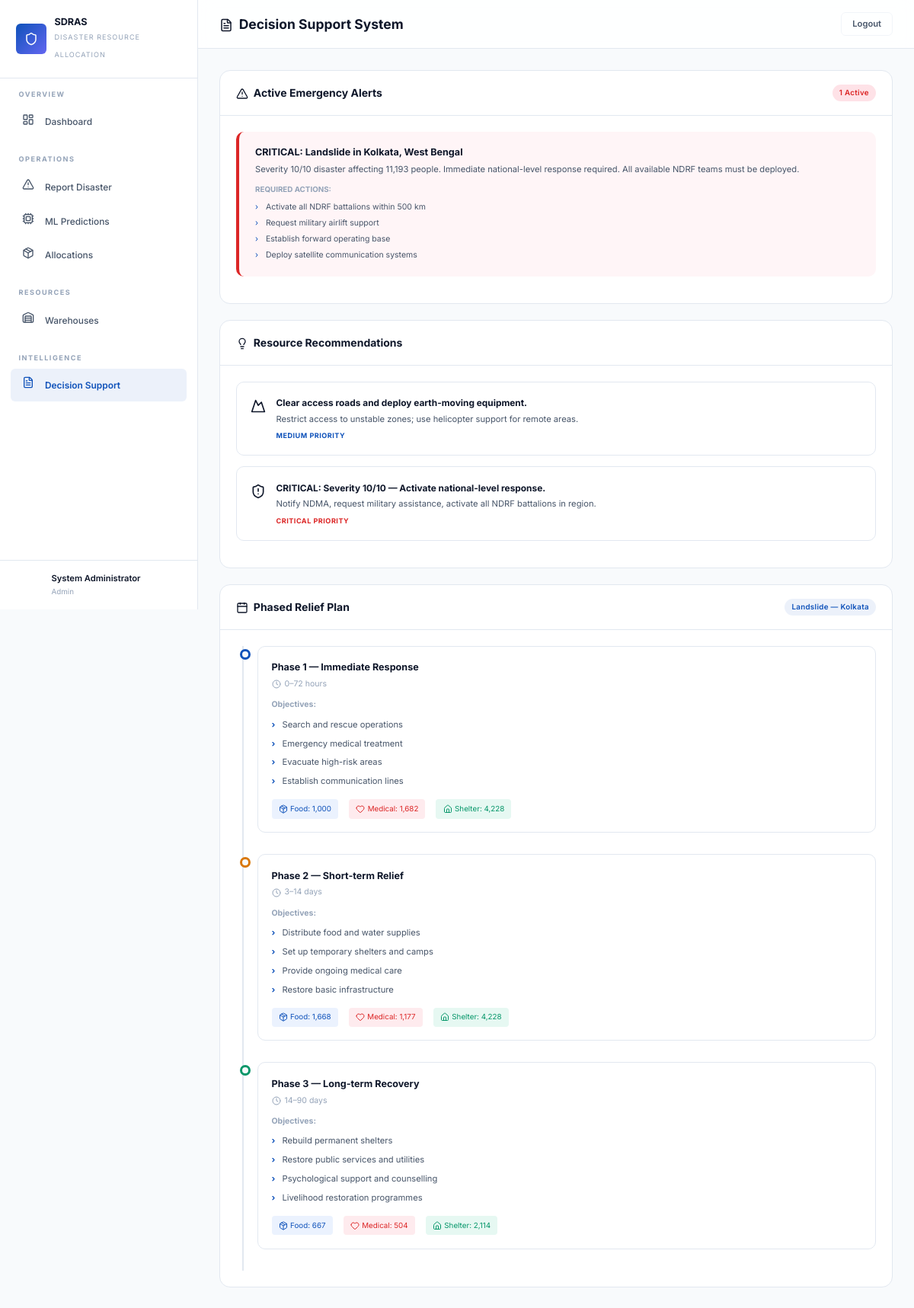
The app's page /reports (signed in) with its own data.
### models.py (models this page shows, shortened)
class User(UserMixin, db.Model):
    __tablename__ = "users"
    id = db.Column(db.Integer, primary_key=True)
    username = db.Column(db.String(80), unique=True, nullable=False, index=True)
    email = db.Column(db.String(120), unique=True, nullable=False)
    password_hash = db.Column(db.String(256), nullable=False)
    role = db.Column(db.String(30), nullable=False, default="officer")
    full_name = db.Column(db.String(150), nullable=False)
    created_at = db.Column(db.DateTime, default=lambda: datetime.now(timezone.utc))

class Disaster(db.Model):
    __tablename__ = "disasters"
    id = db.Column(db.Integer, primary_key=True)
    disaster_type = db.Column(db.String(30), nullable=False, index=True)
    severity = db.Column(db.Integer, nullable=False)
    population_affected = db.Column(db.Integer, nullable=False)
    rainfall_mm = db.Column(db.Float, nullable=False)
    temperature_c = db.Column(db.Float, nullable=False)
    disaster_duration_days = db.Column(db.Integer, nullable=False)
    district = db.Column(db.String(80), nullable=False, index=True)
    state = db.Column(db.String(80), nullable=False)
    latitude = db.Column(db.Float, nullable=False)
    longitude = db.Column(db.Float, nullable=False)
    food_required = db.Column(db.Integer, default=0)
    medical_required = db.Column(db.Integer, default=0)
    shelter_required = db.Column(db.Integer, default=0)
    status = db.Column(db.String(30), default="Active")
    created_at = db.Column(db.DateTime, default=lambda: datetime.now(timezone.utc))
    created_by = db.Column(db.Integer, db.ForeignKey("users.id"), nullable=True)
    allocations = db.relationship("Allocation", backref="disaster", lazy=True)

### app.py (the view)
@app.route("/reports")
@login_required
def reports_page():
    from decision_support import (
        generate_emergency_alerts,
        generate_recommendations,
        generate_relief_plan,
    )
    active_disaster = (
        Disaster.query.filter_by(status="Active")
        .order_by(Disaster.severity.desc())
        .first()
    )
    alerts = []
    recommendations = []
    relief_plan = []
    if active_disaster:
        alerts = generate_emergency_alerts(
            {
                "severity": active_disaster.severity,
                "disaster_type": active_disaster.disaster_type,
                "district": active_disaster.district,
                "state": active_disaster.state,
                "population_affected": active_disaster.population_affected,
            }
        )
        predicted_needs = {
            "food_required": active_disaster.food_required,
            "medical_required": active_disaster.medical_required,
            "shelter_required": active_disaster.shelter_required,
        }
        latest_alloc = Allocation.query.filter_by(disaster_id=active_disaster.id).first()
        alloc_result = {
            "summary": {
                "food_deficit": 0,
                "medical_deficit": 0,
                "shelter_deficit": 0,
            }
        }
        recommendations = generate_recommendations(
            {
                "severity": active_disaster.severity,
                "disaster_type": active_disaster.disaster_type,
                "district": active_disaster.district,
            },
            predicted_needs,
            alloc_result,
        )
        relief_plan = generate_relief_plan(
            {
                "severity": active_disaster.severity,
                "population_affected": active_disaster.population_affected,
                "disaster_duration_days": active_disaster.disaster_duration_days,
            },
            predicted_needs,
        )
    return render_template(
        "reports.html",
        active_page="reports",
        alerts=alerts,
        recommendations=recommendations,
        relief_plan=relief_plan,
        active_disaster=active_disaster,
    )

### app.py (called while the page is built)
@login_manager.user_loader
def load_user(user_id):
    return db.session.get(User, int(user_id))

### templates/reports.html (shortened to what this page needs)
{% extends "base.html" %}
{% block page_title %}<i data-lucide="file-text" style="width:18px;height:18px;vertical-align:middle;margin-right:0.25rem;display:inline-block"></i> Decision Support System{% endblock %}
{% block content %}
{% if alerts %}
<div class="card mb-3">
    <div class="card-header">
        <h3><i data-lucide="alert-triangle" style="width:16px;height:16px;vertical-align:middle;margin-right:0.25rem;display:inline-block"></i> Active Emergency Alerts</h3>
        <span class="badge badge-rose pulse">{{ alerts|length }} Active</span>
    </div>
    <div class="card-body">
        {% for alert in alerts %}
        <div class="alert-card {% if alert.level == 'CRITICAL' %}critical{% elif alert.level == 'WARNING' %}warning{% else %}info{% endif %}">
            <div class="alert-title">{{ alert.title }}</div>
            <div class="alert-message">{{ alert.message }}</div>
            {% if alert.actions %}
            <div style="margin-top:0.75rem">
                <div style="font-size:0.7rem;font-weight:700;color:var(--text-muted);text-transform:uppercase;margin-bottom:0.35rem">Required Actions:</div>
                {% for action in alert.actions %}
                <div style="font-size:0.75rem;color:var(--text-secondary);padding:0.15rem 0;padding-left:1rem;position:relative">
                    <span style="position:absolute;left:0;color:var(--accent-blue)">›</span> {{ action }}
                </div>
                {% endfor %}
            </div>
            {% endif %}
        </div>
        {% endfor %}
    </div>
</div>
{% endif %}
{% if recommendations %}
<div class="card mb-3">
    <div class="card-header">
        <h3><i data-lucide="lightbulb" style="width:16px;height:16px;vertical-align:middle;margin-right:0.25rem;display:inline-block"></i> Resource Recommendations</h3>
    </div>
    <div class="card-body">
        {% for rec in recommendations %}
        <div class="recommendation-card">
            <div class="rec-icon"><i data-lucide="{{ rec.icon }}" style="width:20px;height:20px"></i></div>
            <div class="rec-content">
                <h4>{{ rec.message }}</h4>
                <p>{{ rec.action }}</p>
                <div class="rec-priority {{ rec.priority }}">{{ rec.priority | upper }} PRIORITY</div>
            </div>
        </div>
        {% endfor %}
    </div>
</div>
{% endif %}
{% if relief_plan %}
<div class="card mb-3">
    <div class="card-header">
        <h3><i data-lucide="calendar" style="width:16px;height:16px;vertical-align:middle;margin-right:0.25rem;display:inline-block"></i> Phased Relief Plan</h3>
        {% if active_disaster %}
        <span class="badge badge-blue">{{ active_disaster.disaster_type }} — {{ active_disaster.district }}</span>
        {% endif %}
    </div>
    <div class="card-body">
        <div class="timeline">
            {% for phase in relief_plan %}
            <div class="timeline-item {% if loop.index == 2 %}phase-2{% elif loop.index == 3 %}phase-3{% endif %}">
                <div class="timeline-content">
                    <h4>{{ phase.phase }}</h4>
                    <div class="duration"><i data-lucide="clock" style="width:12px;height:12px;vertical-align:middle;margin-right:0.15rem;display:inline-block"></i> {{ phase.duration }}</div>
                    <div style="font-size:0.75rem;font-weight:700;color:var(--text-muted);margin-bottom:0.35rem">Objectives:</div>
                    <ul>
                        {% for obj in phase.objectives %}
                        <li>{{ obj }}</li>
                        {% endfor %}
                    </ul>
                    <div style="margin-top:0.75rem;display:flex;gap:1rem;flex-wrap:wrap">
                        <div style="font-size:0.7rem;padding:0.35rem 0.65rem;background:rgba(59,130,246,0.1);border-radius:4px;color:var(--accent-blue);display:flex;align-items:center;gap:0.25rem">
                            <i data-lucide="package" style="width:12px;height:12px"></i> Food: {{ "{:,}".format(phase.resources.food) }}
                        </div>
                        <div style="font-size:0.7rem;padding:0.35rem 0.65rem;background:rgba(244,63,94,0.1);border-radius:4px;color:var(--accent-rose);display:flex;align-items:center;gap:0.25rem">
                            <i data-lucide="heart" style="width:12px;height:12px"></i> Medical: {{ "{:,}".format(phase.resources.medical) }}
                        </div>
                        <div style="font-size:0.7rem;padding:0.35rem 0.65rem;background:rgba(16,185,129,0.1);border-radius:4px;color:var(--accent-emerald);display:flex;align-items:center;gap:0.25rem">
                            <i data-lucide="home" style="width:12px;height:12px"></i> Shelter: {{ "{:,}".format(phase.resources.shelter) }}
                        </div>
                    </div>
                </div>
            </div>
            {% endfor %}
        </div>
    </div>
</div>
{% endif %}
{% endblock %}

### templates/base.html (shortened to what this page needs)
<!DOCTYPE html>
<html lang="en">
<head>
    <link rel="stylesheet" href="{{ url_for('static', filename='css/style.css') }}">
</head>
<body>
    <div class="app-layout">
        <aside class="sidebar" id="sidebar">
            <div class="sidebar-brand">
                <div class="brand-icon"><i data-lucide="shield" style="color:white;width:18px;height:18px"></i></div>
                <div class="brand-text">
                    <h2>SDRAS</h2>
                    <span>Disaster Resource Allocation</span>
                </div>
            </div>
            <nav class="sidebar-nav">
                <div class="nav-section">
                    <div class="nav-section-title">Overview</div>
                    <a href="{{ url_for('dashboard') }}" class="nav-link {% if active_page == 'dashboard' %}active{% endif %}">
                        <span class="nav-icon"><i data-lucide="layout-dashboard" style="width:16px;height:16px"></i></span> Dashboard
                    </a>
                </div>
                <div class="nav-section">
                    <div class="nav-section-title">Operations</div>
                    {% if current_user.role in ['admin', 'officer'] %}
                    <a href="{{ url_for('disaster_form') }}" class="nav-link {% if active_page == 'disaster_form' %}active{% endif %}">
                        <span class="nav-icon"><i data-lucide="alert-triangle" style="width:16px;height:16px"></i></span> Report Disaster
                    </a>
                    {% endif %}
                    <a href="{{ url_for('predictions_page') }}" class="nav-link {% if active_page == 'predictions' %}active{% endif %}">
                        <span class="nav-icon"><i data-lucide="cpu" style="width:16px;height:16px"></i></span> ML Predictions
                    </a>
                    <a href="{{ url_for('allocations_page') }}" class="nav-link {% if active_page == 'allocations' %}active{% endif %}">
                        <span class="nav-icon"><i data-lucide="package" style="width:16px;height:16px"></i></span> Allocations
                    </a>
                </div>
                <div class="nav-section">
                    <div class="nav-section-title">Resources</div>
                    <a href="{{ url_for('warehouses_page') }}" class="nav-link {% if active_page == 'warehouses' %}active{% endif %}">
                        <span class="nav-icon"><i data-lucide="warehouse" style="width:16px;height:16px"></i></span> Warehouses
                    </a>
                </div>
                <div class="nav-section">
                    <div class="nav-section-title">Intelligence</div>
                    <a href="{{ url_for('reports_page') }}" class="nav-link {% if active_page == 'reports' %}active{% endif %}">
                        <span class="nav-icon"><i data-lucide="file-text" style="width:16px;height:16px"></i></span> Decision Support
                    </a>
                </div>
            </nav>
            <div class="sidebar-footer">
                <div class="user-info">
                    <div class="user-avatar">{{ current_user.full_name[0] if current_user.is_authenticated else '?' }}</div>
                    <div class="user-details">
                        <div class="user-name">{{ current_user.full_name if current_user.is_authenticated else 'Guest' }}</div>
                        <div class="user-role">{{ current_user.role if current_user.is_authenticated else '' }}</div>
                    </div>
                </div>
            </div>
        </aside>
        <main class="main-content">
            <header class="top-header">
                <div class="header-left">
                    <h1>{% block page_title %}Dashboard{% endblock %}</h1>
                </div>
                <div class="header-right">
                    {% if current_user.is_authenticated %}
                    <a href="{{ url_for('logout') }}" class="btn btn-outline btn-sm">Logout</a>
                    {% endif %}
                </div>
            </header>
            <div class="page-content">
                {% block content %}{% endblock %}
            </div>
        </main>
    </div>
</body>
</html>

### records on screen
User: full_name "System Administrator", role "Admin"
Disaster: disaster_type "Landslide", district "Kolkata"

### other values on screen
{{ alerts|length }} "1"
{{ alert.title }} "CRITICAL: Landslide in Kolkata, West Bengal"
{{ alert.message }} "Severity 10/10 disaster affecting 11,193 people. Immediate national-level response required. All available NDRF teams must be deployed."
{{ action }} "Activate all NDRF battalions within 500 km" "Request military airlift support" "Establish forward operating base" "Deploy satellite communication systems"
{{ rec.message }} "Clear access roads and deploy earth-moving equipment." "CRITICAL: Severity 10/10 — Activate national-level response."
{{ rec.action }} "Restrict access to unstable zones; use helicopter support for remote areas." "Notify NDMA, request military assistance, activate all NDRF battalions in region."
{{ rec.priority | upper }} "MEDIUM" "CRITICAL"
{{ phase.phase }} "Phase 1 — Immediate Response" "Phase 2 — Short-term Relief" "Phase 3 — Long-term Recovery"
{{ phase.duration }} "0–72 hours" "3–14 days" "14–90 days"
{{ obj }} "Search and rescue operations" "Emergency medical treatment" "Evacuate high-risk areas" "Establish communication lines" "Distribute food and water supplies" "Set up temporary shelters and camps" "Provide ongoing medical care" "Restore basic infrastructure" "Rebuild permanent shelters" "Restore public services and utilities" "Psychological support and counselling" "Livelihood restoration programmes"
{{ "{:,}".format(phase.resources.food) }} "1,000" "1,668" "667"
{{ "{:,}".format(phase.resources.medical) }} "1,682" "1,177" "504"
{{ "{:,}".format(phase.resources.shelter) }} "4,228" "4,228" "2,114"
